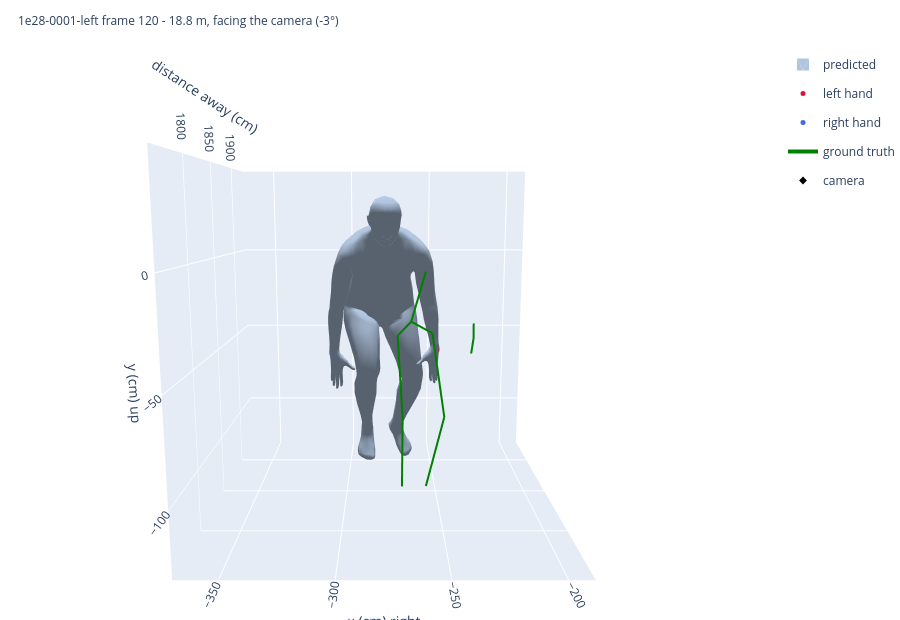

The notebook cell this image was saved under:
### Markdown cell above
## 4. The 3D scene

The camera is at the origin. The body is out at its real distance, turned the way
the real person was turned. Drag to rotate: the point of this view is that the
answer is a body *somewhere*, not a floating pose.

The red dot is the body's left hand and the blue one its right. If they look
swapped compared with the photograph above, the scene is mirrored -- the one
mistake in this kind of plot that stays invisible otherwise.

### Code cell
figure = mhr_scene.scene_figure([mesh], triangles, names=["predicted"],
                                title=f"{clip.name} frame {FRAME} - "
                                      f"{mhr_scene.describe(rig, pose)}",
                                rig=rig, poses=[pose])

drawn = mhr_scene.plotted(truth)
for a, b in LINKS:
    figure.add_trace(go.Scatter3d(x=drawn[[a, b], 0], y=drawn[[a, b], 1], z=drawn[[a, b], 2],
                                  mode="lines", line=dict(color="green", width=4),
                                  name="ground truth", legendgroup="truth",
                                  showlegend=(a, b) == LINKS[0], hoverinfo="skip"))
figure.add_trace(go.Scatter3d(x=[0], y=[0], z=[0], mode="markers+text",
                              marker=dict(size=6, color="black", symbol="diamond"),
                              text=["camera"], textposition="top center",
                              name="camera", hoverinfo="skip"))
figure.show()

### Figure 1 — Plotly figure (JSON) as saved in the notebook; plotly's stock layout.template omitted (floating-point values rounded to 4 significant figures; data arrays with more than 128 entries replaced by an {"elided": "..."} marker saying what was removed)
{"data": [{"color": "lightsteelblue", "flatshading": false, "hoverinfo": "skip", "i": {"elided": "4918 int values"}, "j": {"elided": "4918 int values"}, "k": {"elided": "4918 int values"}, "lighting": {"ambient": 0.5, "diffuse": 0.8, "specular": 0.2}, "lightposition": {"x": 0, "y": -3000, "z": 2000}, "name": "predicted", "showlegend": true, "type": "mesh3d", "x": {"elided": "2461 float values"}, "y": {"elided": "2461 float values"}, "z": {"elided": "2461 float values"}}, {"hoverinfo": "skip", "marker": {"color": "crimson", "size": 5}, "mode": "markers", "name": "left hand", "showlegend": true, "type": "scatter3d", "x": [-252.3], "y": [1834.0], "z": [-46.69]}, {"hoverinfo": "skip", "marker": {"color": "royalblue", "size": 5}, "mode": "markers", "name": "right hand", "showlegend": true, "type": "scatter3d", "x": [-304.8], "y": [1830.0], "z": [-48.67]}, {"hoverinfo": "skip", "legendgroup": "truth", "line": {"color": "green", "width": 4}, "mode": "lines", "name": "ground truth", "showlegend": true, "type": "scatter3d", "x": [-266.9, -261.3], "y": [1785.0, 1745.0], "z": [-24.36, 7.297]}, {"hoverinfo": "skip", "legendgroup": "truth", "line": {"color": "green", "width": 4}, "mode": "lines", "name": "ground truth", "showlegend": false, "type": "scatter3d", "x": [-261.3, -260.6], "y": [1745.0, 1737.0], "z": [7.297, 10.91]}, {"hoverinfo": "skip", "legendgroup": "truth", "line": {"color": "green", "width": 4}, "mode": "lines", "name": "ground truth", "showlegend": false, "type": "scatter3d", "x": [-260.6, -259.5], "y": [1737.0, 1722.0], "z": [10.91, 19.97]}, {"hoverinfo": "skip", "legendgroup": "truth", "line": {"color": "green", "width": 4}, "mode": "lines", "name": "ground truth", "showlegend": false, "type": "scatter3d", "x": [-261.3, -244.4], "y": [1745.0, 1747.0], "z": [7.297, 0.3081]}, {"hoverinfo": "skip", "legendgroup": "truth", "line": {"color": "green", "width": 4}, "mode": "lines", "name": "ground truth", "showlegend": false, "type": "scatter3d", "x": [-244.4, -242.8], "y": [1747.0, 1755.0], "z": [0.3081, -26.34]}, {"hoverinfo": "skip", "legendgroup": "truth", "line": {"color": "green", "width": 4}, "mode": "lines", "name": "ground truth", "showlegend": false, "type": "scatter3d", "x": [-242.8, -247.2], "y": [1755.0, 1748.0], "z": [-26.34, -50.47]}, {"hoverinfo": "skip", "legendgroup": "truth", "line": {"color": "green", "width": 4}, "mode": "lines", "name": "ground truth", "showlegend": false, "type": "scatter3d", "x": [-261.3, -277.4], "y": [1745.0, 1743.0], "z": [7.297, -1.709]}, {"hoverinfo": "skip", "legendgroup": "truth", "line": {"color": "green", "width": 4}, "mode": "lines", "name": "ground truth", "showlegend": false, "type": "scatter3d", "x": [-277.4, -280.7], "y": [1743.0, 1749.0], "z": [-1.709, -27.76]}, {"hoverinfo": "skip", "legendgroup": "truth", "line": {"color": "green", "width": 4}, "mode": "lines", "name": "ground truth", "showlegend": false, "type": "scatter3d", "x": [-280.7, -275.6], "y": [1749.0, 1745.0], "z": [-27.76, -53.3]}, {"hoverinfo": "skip", "legendgroup": "truth", "line": {"color": "green", "width": 4}, "mode": "lines", "name": "ground truth", "showlegend": false, "type": "scatter3d", "x": [-266.9, -257.6], "y": [1785.0, 1782.0], "z": [-24.36, -29.09]}, {"hoverinfo": "skip", "legendgroup": "truth", "line": {"color": "green", "width": 4}, "mode": "lines", "name": "ground truth", "showlegend": false, "type": "scatter3d", "x": [-257.6, -254.0], "y": [1782.0, 1757.0], "z": [-29.09, -60.22]}, {"hoverinfo": "skip", "legendgroup": "truth", "line": {"color": "green", "width": 4}, "mode": "lines", "name": "ground truth", "showlegend": false, "type": "scatter3d", "x": [-254.0, -260.3], "y": [1757.0, 1774.0], "z": [-60.22, -97.41]}, {"hoverinfo": "skip", "legendgroup": "truth", "line": {"color": "green", "width": 4}, "mode": "lines", "name": "ground truth", "showlegend": false, "type": "scatter3d", "x": [-266.9, -273.2], "y": [1785.0, 1776.0], "z": [-24.36, -29.22]}, {"hoverinfo": "skip", "legendgroup": "truth", "line": {"color": "green", "width": 4}, "mode": "lines", "name": "ground truth", "showlegend": false, "type": "scatter3d", "x": [-273.2, -271.4], "y": [1776.0, 1756.0], "z": [-29.22, -60.01]}, {"hoverinfo": "skip", "legendgroup": "truth", "line": {"color": "green", "width": 4}, "mode": "lines", "name": "ground truth", "showlegend": false, "type": "scatter3d", "x": [-271.4, -271.1], "y": [1756.0, 1772.0], "z": [-60.01, -96.62]}, {"hoverinfo": "skip", "marker": {"color": "black", "size": 6, "symbol": "diamond"}, "mode": "markers+text", "name": "camera", "text": ["camera"], "textposition": "top center", "type": "scatter3d", "x": [0], "y": [0], "z": [0]}], "layout": {"height": 620, "margin": {"b": 0, "l": 0, "r": 0, "t": 50}, "scene": {"aspectmode": "cube", "camera": {"eye": {"x": 0.0, "y": -2.0, "z": 0.35}, "up": {"x": 0, "y": 0, "z": 1}}, "xaxis": {"range": [-369.8, -188.4], "title": {"text": "x (cm) right"}}, "yaxis": {"range": [1753.0, 1935.0], "title": {"text": "distance away (cm)"}}, "zaxis": {"range": [-131.4, 49.93], "title": {"text": "y (cm) up"}}}, "title": {"font": {"size": 12}, "text": "1e28-0001-left frame 120 - 18.8 m, facing the camera (-3°)", "x": 0.02}}}
